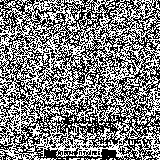
#> input picture challenges/stegano/color-illusion-bro-stego/spike_sign_map.png, 160 x 160 px
$ python test_unshuffle.py
#> lines starting #> are read from the running program, lines starting #| are printed output that depends on the picture
import numpy as np
from PIL import Image
import random

sign_img = Image.open('spike_sign_map.png')
#> sign_img is the input picture: PIL image 160x160 L; 49.7% white in thin lines or dots
sign_arr = np.array(sign_img).flatten()

print("Sign array shape:", sign_arr.shape)
#| Sign array shape: (25600,)

keys_to_test = ["key-bro", "bro", "key_bro", "bro_stego", "bro_stego_with_hint"]

for key in keys_to_test:
    # Pattern 1: random.shuffle on indices
    indices = list(range(len(sign_arr)))
    random.seed(key)
    random.shuffle(indices)

    # Unshuffle: unperm[indices[i]] = sign_arr[i] or unperm[i] = sign_arr[indices[i]]
    unperm1 = np.zeros_like(sign_arr)
    unperm2 = np.zeros_like(sign_arr)
    for i, idx in enumerate(indices):
        unperm1[idx] = sign_arr[i]
        unperm2[i] = sign_arr[idx]

    im1 = Image.fromarray(unperm1.reshape((160, 160)))
    im2 = Image.fromarray(unperm2.reshape((160, 160)))

    im1.save(f'unshuffle_{key}_1.png')
    im2.save(f'unshuffle_{key}_2.png')
#> this loop made 5 passes
#> pass 1, `im1 = Image.fromarray(unperm1.reshape((160, 160)))`:
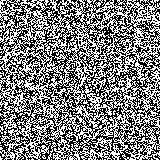
#> im1: PIL image 160x160 L; 49.7% white in thin lines or dots
#> pass 1, `im2 = Image.fromarray(unperm2.reshape((160, 160)))`:
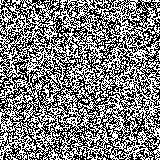
#> im2: PIL image 160x160 L; 49.7% white in thin lines or dots
#> pass 2, `im1 = Image.fromarray(unperm1.reshape((160, 160)))`:
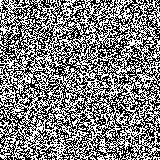
#> im1: PIL image 160x160 L; 49.7% white in thin lines or dots
#> pass 2, `im2 = Image.fromarray(unperm2.reshape((160, 160)))`:
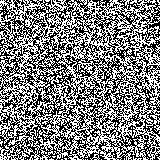
#> im2: PIL image 160x160 L; 49.7% white in thin lines or dots
#> after the loop:
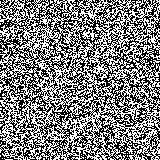
#> im1: PIL image 160x160 L; 49.7% white in thin lines or dots
#> after the loop:
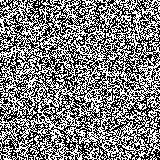
#> im2: PIL image 160x160 L; 49.7% white in thin lines or dots

print("Saved unshuffle images for all keys!")
